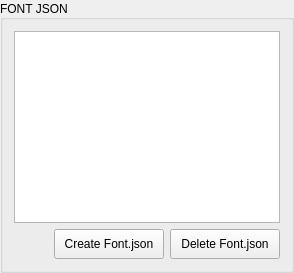
       <widget class="QGroupBox" name="groupBox_3">
        <property name="title">
         <string>FONT JSON</string>
        </property>
        <property name="alignment">
         <set>Qt::AlignmentFlag::AlignLeading|Qt::AlignmentFlag::AlignLeft|Qt::AlignmentFlag::AlignVCenter</set>
        </property>
        <layout class="QVBoxLayout" name="verticalLayout_4">
         <item>
          <widget class="QTextEdit" name="textEditFont"/>
         </item>
         <item>
          <layout class="QHBoxLayout" name="horizontalLayout_46">
           <item>
            <spacer name="horizontalSpacer_2">
             <property name="orientation">
              <enum>Qt::Orientation::Horizontal</enum>
             </property>
             <property name="sizeHint" stdset="0">
              <size>
               <width>40</width>
               <height>20</height>
              </size>
             </property>
            </spacer>
           </item>
           <item>
            <widget class="QPushButton" name="pushButtonCreateFontJson">
             <property name="minimumSize">
              <size>
               <width>110</width>
               <height>30</height>
              </size>
             </property>
             <property name="maximumSize">
              <size>
               <width>170</width>
               <height>30</height>
              </size>
             </property>
             <property name="text">
              <string>Create Font.json</string>
             </property>
            </widget>
           </item>
           <item>
            <widget class="QPushButton" name="pushButtonDeleteFontJson">
             <property name="minimumSize">
              <size>
               <width>110</width>
               <height>30</height>
              </size>
             </property>
             <property name="maximumSize">
              <size>
               <width>170</width>
               <height>30</height>
              </size>
             </property>
             <property name="text">
              <string>Delete Font.json</string>
             </property>
            </widget>
           </item>
          </layout>
         </item>
        </layout>
       </widget>
